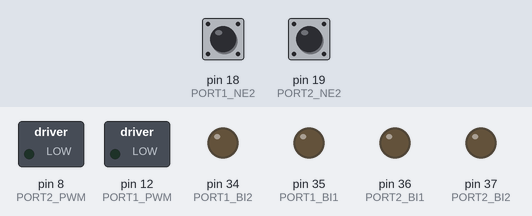
The sketch below on a simulated Arduino Mega 2560, built with avr-gcc and run on an emulated ATmega2560. Parts: switched loads named in the sketch (green lamp = pin HIGH), output pins drawn as LEDs (lit = HIGH). Inputs (shaded band) come from the test bench; at power-on: pin 18 (PORT1_NE2) HIGH, pin 19 (PORT2_NE2) HIGH. What the sketch prints to the serial monitor is not drawn.

Above: at 0.1 s.
At 2.1 s:
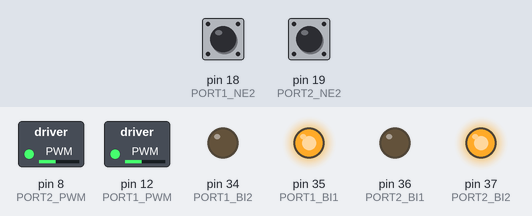
Timing chart, 0 to 3.6 s (numbered marks = the images above):
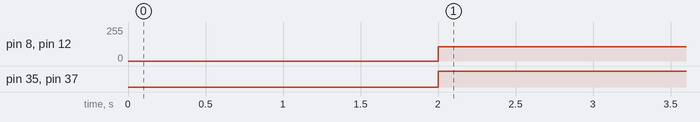

Measured:
- by itself, pin 8 (PORT2_PWM), pin 12 (PORT1_PWM): 0/255 → 106/255 at 2.0 s
- by itself, pin 35 (PORT1_BI1), pin 37 (PORT2_BI2): LOW → HIGH at 2.0 s

The sketch:

MotorEncoder.ino
```cpp
#include "Motors.h"
#include "Encoders.h"

void setup() {
  // put your setup code here, to run once:

  InitMotors();
  InitEncoders();
  Serial.begin(9600);
  delay(2000);
}

int StatusKart = 0;

void loop() {
  // put your main code here, to run repeatedly:
  //setMotorAVoltage1(9);
  //setMotorAVoltage2(6);
  if (StatusKart == 0){

    if(setKartADistance(0.5,5)== 2){

      setKartADistance(0.5,5);
      StatusKart++;

    }

    Serial.println(getPosition2());
  }

}

int statusMovementKart = 0;
int positionBeginMovement = 0;

int setKartADistance(float distance, float tension) {
  if (statusMovementKart == 0) {
    statusMovementKart = 1;
    positionBeginMovement = getPosition1();
  }
  else if (statusMovementKart == 1) {
    if (abs(getPosition1() - positionBeginMovement) < distance) {
      setMotorAVoltage1(tension);
      setMotorAVoltage2(tension);
    }
    else {
      statusMovementKart = 2;
    }
  }
  else if (statusMovementKart == 2) {
    setMotorAVoltage1(0);
    setMotorAVoltage2(0);
    statusMovementKart = 0;
  }

  return statusMovementKart;
}
```

Encoders.h
```cpp
// PIN utilisées pour l'encodeur incrémental
#define PORT1_NE1 31
#define PORT1_NE2 18

#define PORT2_NE1 38
#define PORT2_NE2 19

void InitEncoders(); // setup encoder position detection

float getPosition1(); // get the actual position of the incremental encoder in pulse.
float getPosition2();

float getSpeedMotor1(); // get the actual speed in pulses/s, computed from the time between two pulses.
float getSpeedMotor2();
```

Encoders.ino
```cpp
#include "Encoders.h"

volatile int position1 = 0;
volatile long duration1 = 0;
volatile long timeOfLastPulse1 = 0;
volatile char dir1 = 0;

volatile int position2 = 0;
volatile long duration2 = 0;
volatile long timeOfLastPulse2 = 0;
volatile char dir2 = 0;

float getPosition1()
{
  noInterrupts();
  float temp = position1*(2*3.1415*(28.85))/(380*1000.0);
  interrupts();
  return temp;
}

float getPosition2()
{
  noInterrupts();
  float temp = position2*(2*3.1415*(28.85))/(380*1000.0);
  interrupts();
  return temp;
}

// get the actual speed, computed from the time between two pulses.
float getSpeedMotor1(){
  noInterrupts();
  long tempDur = duration1;
  char tempDir = dir1;
  interrupts();
  if(tempDur == 0)
    return 0;
  else
    if(tempDir>0){
      float rot = 1000000.0/( (float)tempDur );
      float v = rot*(2*3.1415*(28.85+4.5))/(8*46);  // Number of pulses per rotation: 8; Gear Ratio : 46; Gear radius: 28.85; Track thickness: 4.5
      return v;
      }
    else{
      float rot = 1000000.0/( (float)tempDur );
      float v = rot*(2*3.1415*(28.85+4.5))/(8*46);
      return -v;
      }

}

float getSpeedMotor2(){
  noInterrupts();
  long tempDur = duration2;
  char tempDir = dir2;
  interrupts();
  if(tempDur == 0)
    return 0;
  else
    if(tempDir>0){
      float rot = 1000000.0/( (float)tempDur );
      float v = rot*(2*3.1415*(28.85+4.5))/(8*46);  // Number of pulses per rotation: 8; Gear Ratio : 46; Gear radius: 28.85; Track thickness: 4.5
      return v;
      }
    else{
      float rot = 1000000.0/( (float)tempDur );
      float v = rot*(2*3.1415*(28.85+4.5))/(8*46);
      return -v;
      }

}


void InitEncoders()
{
  pinMode(PORT1_NE2,INPUT_PULLUP);
  pinMode(PORT1_NE1,INPUT_PULLUP);
  attachInterrupt(digitalPinToInterrupt(PORT1_NE2),ISR_encoder1,RISING);

  pinMode(PORT2_NE2,INPUT_PULLUP);
  pinMode(PORT2_NE1,INPUT_PULLUP);
  attachInterrupt(digitalPinToInterrupt(PORT2_NE2),ISR_encoder2,RISING);

}


// fonction appelée lors des interruptions 'front montant'
void ISR_encoder1(){
  long newTime = micros();
  if(digitalRead(PORT1_NE1)) // detection du sens de rotation
    {
      position1++;
      dir1 = 1;
    }
    else
    {
      position1--;
      dir1 = -1;
    }
  duration1 = newTime - timeOfLastPulse1;
  timeOfLastPulse1 = newTime;
}

void ISR_encoder2(){
  long newTime = micros();
  if(digitalRead(PORT2_NE1)) // detection du sens de rotation
    {
      position2++;
      dir2 = 1;
    }
    else
    {
      position2--;
      dir2 = -1;
    }
  duration2 = newTime - timeOfLastPulse2;
  timeOfLastPulse2 = newTime;
}
```

Motors.h
```cpp
// PIN utilisées pour l'alimentation moteur
#define PORT1_PWM 12
#define PORT1_BI1 35
#define PORT1_BI2 34

#define PORT2_PWM 8
#define PORT2_BI1 36
#define PORT2_BI2 37

#define MAXPWM 190 // maximum duty cycle for the PWM is 255/MAXPWM
#define VOLT_TO_PWM 255.0/12.0

void InitMotors();
void setMotorAVoltage1(float value);
void setMotorAVoltage2(float value);
```

Motors.ino
```cpp
#include "Motors.h"

void InitMotors()
{
  pinMode(PORT1_BI1,OUTPUT);
  pinMode(PORT1_BI2,OUTPUT);
  pinMode(PORT1_PWM,OUTPUT);

  pinMode(PORT2_BI1,OUTPUT);
  pinMode(PORT2_BI2,OUTPUT);
  pinMode(PORT2_PWM,OUTPUT);
}


// fonction permettant de gerer l'alimentation moteur (sens et amplitude)
void setMotorAVoltage1(float value)
{
  value = -value * VOLT_TO_PWM;
  if(value<0)
  {
    digitalWrite(PORT1_BI1,1);
    digitalWrite(PORT1_BI2,0);
  }
  else
   {
    digitalWrite(PORT1_BI1,0);
    digitalWrite(PORT1_BI2,1);
  }
  analogWrite(PORT1_PWM,constrain(abs(value),0,MAXPWM));
}

void setMotorAVoltage2(float value)
{
  value = value * VOLT_TO_PWM;
  if(value<0)
  {
    digitalWrite(PORT2_BI1,1);
    digitalWrite(PORT2_BI2,0);
  }
  else
   {
    digitalWrite(PORT2_BI1,0);
    digitalWrite(PORT2_BI2,1);
  }
  analogWrite(PORT2_PWM,constrain(abs(value),0,MAXPWM));
}
```
